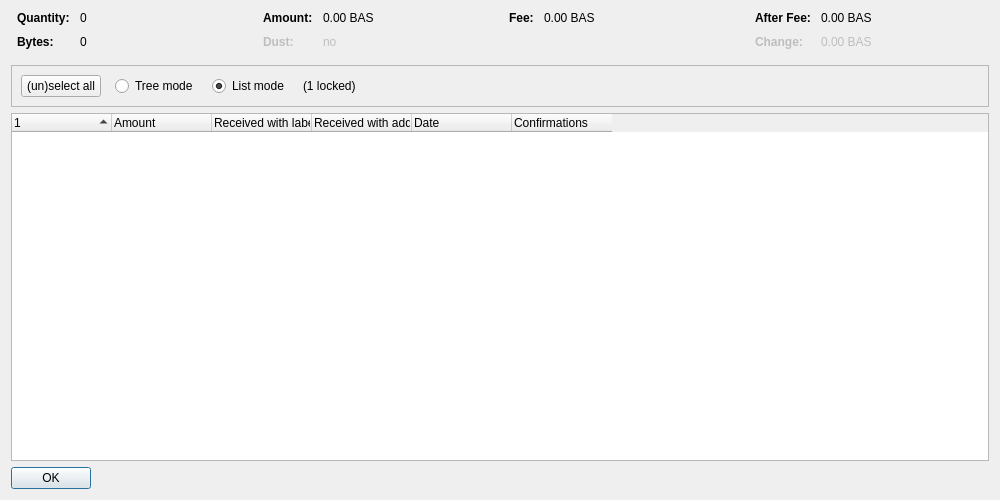
<?xml version="1.0" encoding="UTF-8"?>
<ui version="4.0">
 <class>CoinControlDialog</class>
 <widget class="QDialog" name="CoinControlDialog">
  <property name="geometry">
   <rect>
    <x>0</x>
    <y>0</y>
    <width>1000</width>
    <height>500</height>
   </rect>
  </property>
  <property name="windowTitle">
   <string>Coin Selection</string>
  </property>
  <layout class="QVBoxLayout" name="verticalLayout">
   <item>
    <layout class="QHBoxLayout" name="horizontalLayoutTop" stretch="0,0,0,0">
     <property name="topMargin">
      <number>0</number>
     </property>
     <property name="bottomMargin">
      <number>10</number>
     </property>
     <item>
      <layout class="QFormLayout" name="formLayoutCoinControl1">
       <property name="horizontalSpacing">
        <number>10</number>
       </property>
       <property name="verticalSpacing">
        <number>10</number>
       </property>
       <property name="leftMargin">
        <number>6</number>
       </property>
       <property name="rightMargin">
        <number>6</number>
       </property>
       <item row="0" column="0">
        <widget class="QLabel" name="labelCoinControlQuantityText">
         <property name="font">
          <font>
           <weight>75</weight>
           <bold>true</bold>
          </font>
         </property>
         <property name="text">
          <string>Quantity:</string>
         </property>
        </widget>
       </item>
       <item row="0" column="1">
        <widget class="QLabel" name="labelCoinControlQuantity">
         <property name="cursor">
          <cursorShape>IBeamCursor</cursorShape>
         </property>
         <property name="contextMenuPolicy">
          <enum>Qt::ActionsContextMenu</enum>
         </property>
         <property name="text">
          <string notr="true">0</string>
         </property>
         <property name="textInteractionFlags">
          <set>Qt::LinksAccessibleByMouse|Qt::TextSelectableByKeyboard|Qt::TextSelectableByMouse</set>
         </property>
        </widget>
       </item>
       <item row="1" column="0">
        <widget class="QLabel" name="labelCoinControlBytesText">
         <property name="font">
          <font>
           <weight>75</weight>
           <bold>true</bold>
          </font>
         </property>
         <property name="text">
          <string>Bytes:</string>
         </property>
        </widget>
       </item>
       <item row="1" column="1">
        <widget class="QLabel" name="labelCoinControlBytes">
         <property name="cursor">
          <cursorShape>IBeamCursor</cursorShape>
         </property>
         <property name="contextMenuPolicy">
          <enum>Qt::ActionsContextMenu</enum>
         </property>
         <property name="text">
          <string notr="true">0</string>
         </property>
         <property name="textInteractionFlags">
          <set>Qt::LinksAccessibleByMouse|Qt::TextSelectableByKeyboard|Qt::TextSelectableByMouse</set>
         </property>
        </widget>
       </item>
      </layout>
     </item>
     <item>
      <layout class="QFormLayout" name="formLayoutCoinControl2">
       <property name="horizontalSpacing">
        <number>10</number>
       </property>
       <property name="verticalSpacing">
        <number>10</number>
       </property>
       <property name="leftMargin">
        <number>6</number>
       </property>
       <property name="rightMargin">
        <number>6</number>
       </property>
       <item row="0" column="0">
        <widget class="QLabel" name="labelCoinControlAmountText">
         <property name="font">
          <font>
           <weight>75</weight>
           <bold>true</bold>
          </font>
         </property>
         <property name="text">
          <string>Amount:</string>
         </property>
        </widget>
       </item>
       <item row="0" column="1">
        <widget class="QLabel" name="labelCoinControlAmount">
         <property name="cursor">
          <cursorShape>IBeamCursor</cursorShape>
         </property>
         <property name="contextMenuPolicy">
          <enum>Qt::ActionsContextMenu</enum>
         </property>
         <property name="text">
          <string notr="true">0.00 BAS</string>
         </property>
         <property name="textInteractionFlags">
          <set>Qt::LinksAccessibleByMouse|Qt::TextSelectableByKeyboard|Qt::TextSelectableByMouse</set>
         </property>
        </widget>
       </item>
       <item row="1" column="0">
        <widget class="QLabel" name="labelCoinControlLowOutputText">
         <property name="enabled">
          <bool>false</bool>
         </property>
         <property name="font">
          <font>
           <weight>75</weight>
           <bold>true</bold>
          </font>
         </property>
         <property name="text">
          <string>Dust:</string>
         </property>
        </widget>
       </item>
       <item row="1" column="1">
        <widget class="QLabel" name="labelCoinControlLowOutput">
         <property name="enabled">
          <bool>false</bool>
         </property>
         <property name="cursor">
          <cursorShape>IBeamCursor</cursorShape>
         </property>
         <property name="contextMenuPolicy">
          <enum>Qt::ActionsContextMenu</enum>
         </property>
         <property name="text">
          <string notr="true">no</string>
         </property>
         <property name="textInteractionFlags">
          <set>Qt::LinksAccessibleByMouse|Qt::TextSelectableByKeyboard|Qt::TextSelectableByMouse</set>
         </property>
        </widget>
       </item>
      </layout>
     </item>
     <item>
      <layout class="QFormLayout" name="formLayoutCoinControl3">
       <property name="horizontalSpacing">
        <number>10</number>
       </property>
       <property name="verticalSpacing">
        <number>10</number>
       </property>
       <property name="leftMargin">
        <number>6</number>
       </property>
       <property name="rightMargin">
        <number>6</number>
       </property>
       <item row="0" column="0">
        <widget class="QLabel" name="labelCoinControlFeeText">
         <property name="font">
          <font>
           <weight>75</weight>
           <bold>true</bold>
          </font>
         </property>
         <property name="text">
          <string>Fee:</string>
         </property>
        </widget>
       </item>
       <item row="0" column="1">
        <widget class="QLabel" name="labelCoinControlFee">
         <property name="cursor">
          <cursorShape>IBeamCursor</cursorShape>
         </property>
         <property name="contextMenuPolicy">
          <enum>Qt::ActionsContextMenu</enum>
         </property>
         <property name="text">
          <string notr="true">0.00 BAS</string>
         </property>
         <property name="textInteractionFlags">
          <set>Qt::LinksAccessibleByMouse|Qt::TextSelectableByKeyboard|Qt::TextSelectableByMouse</set>
         </property>
        </widget>
       </item>
      </layout>
     </item>
     <item>
      <layout class="QFormLayout" name="formLayoutCoinControl4">
       <property name="horizontalSpacing">
        <number>10</number>
       </property>
       <property name="verticalSpacing">
        <number>10</number>
       </property>
       <property name="leftMargin">
        <number>6</number>
       </property>
       <property name="rightMargin">
        <number>6</number>
       </property>
       <item row="0" column="0">
        <widget class="QLabel" name="labelCoinControlAfterFeeText">
         <property name="font">
          <font>
           <weight>75</weight>
           <bold>true</bold>
          </font>
         </property>
         <property name="text">
          <string>After Fee:</string>
         </property>
        </widget>
       </item>
       <item row="0" column="1">
        <widget class="QLabel" name="labelCoinControlAfterFee">
         <property name="cursor">
          <cursorShape>IBeamCursor</cursorShape>
         </property>
         <property name="contextMenuPolicy">
          <enum>Qt::ActionsContextMenu</enum>
         </property>
         <property name="text">
          <string notr="true">0.00 BAS</string>
         </property>
         <property name="textInteractionFlags">
          <set>Qt::LinksAccessibleByMouse|Qt::TextSelectableByKeyboard|Qt::TextSelectableByMouse</set>
         </property>
        </widget>
       </item>
       <item row="1" column="0">
        <widget class="QLabel" name="labelCoinControlChangeText">
         <property name="enabled">
          <bool>false</bool>
         </property>
         <property name="font">
          <font>
           <weight>75</weight>
           <bold>true</bold>
          </font>
         </property>
         <property name="text">
          <string>Change:</string>
         </property>
        </widget>
       </item>
       <item row="1" column="1">
        <widget class="QLabel" name="labelCoinControlChange">
         <property name="enabled">
          <bool>false</bool>
         </property>
         <property name="cursor">
          <cursorShape>IBeamCursor</cursorShape>
         </property>
         <property name="contextMenuPolicy">
          <enum>Qt::ActionsContextMenu</enum>
         </property>
         <property name="text">
          <string notr="true">0.00 BAS</string>
         </property>
         <property name="textInteractionFlags">
          <set>Qt::LinksAccessibleByMouse|Qt::TextSelectableByKeyboard|Qt::TextSelectableByMouse</set>
         </property>
        </widget>
       </item>
      </layout>
     </item>
    </layout>
   </item>
   <item>
    <widget class="QFrame" name="frame">
     <property name="minimumSize">
      <size>
       <width>0</width>
       <height>40</height>
      </size>
     </property>
     <property name="frameShape">
      <enum>QFrame::StyledPanel</enum>
     </property>
     <property name="frameShadow">
      <enum>QFrame::Sunken</enum>
     </property>
     <layout class="QHBoxLayout" name="horizontalLayout">
      <item>
       <layout class="QHBoxLayout" name="horizontalLayoutPanel" stretch="0,0,0,0,0">
        <property name="spacing">
         <number>14</number>
        </property>
        <item>
         <widget class="QPushButton" name="pushButtonSelectAll">
          <property name="sizePolicy">
           <sizepolicy hsizetype="Maximum" vsizetype="Fixed">
            <horstretch>0</horstretch>
            <verstretch>0</verstretch>
           </sizepolicy>
          </property>
          <property name="text">
           <string>(un)select all</string>
          </property>
          <property name="autoDefault">
           <bool>false</bool>
          </property>
         </widget>
        </item>
        <item>
         <widget class="QRadioButton" name="radioTreeMode">
          <property name="sizePolicy">
           <sizepolicy hsizetype="Maximum" vsizetype="Fixed">
            <horstretch>0</horstretch>
            <verstretch>0</verstretch>
           </sizepolicy>
          </property>
          <property name="text">
           <string>Tree mode</string>
          </property>
         </widget>
        </item>
        <item>
         <widget class="QRadioButton" name="radioListMode">
          <property name="sizePolicy">
           <sizepolicy hsizetype="Maximum" vsizetype="Fixed">
            <horstretch>0</horstretch>
            <verstretch>0</verstretch>
           </sizepolicy>
          </property>
          <property name="text">
           <string>List mode</string>
          </property>
          <property name="checked">
           <bool>true</bool>
          </property>
         </widget>
        </item>
        <item>
         <widget class="QLabel" name="labelLocked">
          <property name="text">
           <string notr="true">(1 locked)</string>
          </property>
         </widget>
        </item>
        <item>
         <spacer name="horizontalSpacer">
          <property name="orientation">
           <enum>Qt::Horizontal</enum>
          </property>
          <property name="sizeHint" stdset="0">
           <size>
            <width>40</width>
            <height>20</height>
           </size>
          </property>
         </spacer>
        </item>
       </layout>
      </item>
     </layout>
    </widget>
   </item>
   <item>
    <widget class="CoinControlTreeWidget" name="treeWidget">
     <property name="contextMenuPolicy">
      <enum>Qt::CustomContextMenu</enum>
     </property>
     <property name="sortingEnabled">
      <bool>false</bool>
     </property>
     <property name="columnCount">
      <number>6</number>
     </property>
     <attribute name="headerShowSortIndicator" stdset="0">
      <bool>true</bool>
     </attribute>
     <attribute name="headerStretchLastSection">
      <bool>false</bool>
     </attribute>
     <column>
      <property name="text">
       <string/>
      </property>
     </column>
     <column>
      <property name="text">
       <string>Amount</string>
      </property>
     </column>
     <column>
      <property name="text">
       <string>Received with label</string>
      </property>
     </column>
     <column>
      <property name="text">
       <string>Received with address</string>
      </property>
     </column>
     <column>
      <property name="text">
       <string>Date</string>
      </property>
     </column>
     <column>
      <property name="text">
       <string>Confirmations</string>
      </property>
      <property name="toolTip">
       <string>Confirmed</string>
      </property>
     </column>
     <column>
      <property name="text">
       <string/>
      </property>
     </column>
     <column>
      <property name="text">
       <string/>
      </property>
     </column>
     <column>
      <property name="text">
       <string/>
      </property>
     </column>
     <column>
      <property name="text">
       <string/>
      </property>
     </column>
    </widget>
   </item>
   <item>
    <widget class="QDialogButtonBox" name="buttonBox">
     <property name="sizePolicy">
      <sizepolicy hsizetype="Maximum" vsizetype="Fixed">
       <horstretch>0</horstretch>
       <verstretch>0</verstretch>
      </sizepolicy>
     </property>
     <property name="orientation">
      <enum>Qt::Horizontal</enum>
     </property>
     <property name="standardButtons">
      <set>QDialogButtonBox::Ok</set>
     </property>
    </widget>
   </item>
  </layout>
 </widget>
 <customwidgets>
  <customwidget>
   <class>CoinControlTreeWidget</class>
   <extends>QTreeWidget</extends>
   <header>qt/coincontroltreewidget.h</header>
  </customwidget>
 </customwidgets>
 <resources/>
 <connections/>
</ui>
